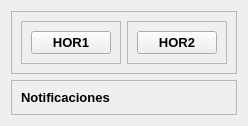
               <widget class="QWidget" name="menuPrincipal">
                <layout class="QVBoxLayout" name="verticalLayout_25">
                 <item>
                  <widget class="QFrame" name="frame_15">
                   <property name="frameShape">
                    <enum>QFrame::StyledPanel</enum>
                   </property>
                   <property name="frameShadow">
                    <enum>QFrame::Raised</enum>
                   </property>
                   <layout class="QHBoxLayout" name="horizontalLayout_10">
                    <item>
                     <widget class="QFrame" name="frame_10">
                      <property name="frameShape">
                       <enum>QFrame::StyledPanel</enum>
                      </property>
                      <property name="frameShadow">
                       <enum>QFrame::Raised</enum>
                      </property>
                      <layout class="QHBoxLayout" name="horizontalLayout_12">
                       <item>
                        <widget class="QPushButton" name="HOR1Btn">
                         <property name="font">
                          <font>
                           <pointsize>10</pointsize>
                           <weight>75</weight>
                           <bold>true</bold>
                          </font>
                         </property>
                         <property name="text">
                          <string>HOR1</string>
                         </property>
                         <property name="iconSize">
                          <size>
                           <width>24</width>
                           <height>24</height>
                          </size>
                         </property>
                        </widget>
                       </item>
                      </layout>
                     </widget>
                    </item>
                    <item>
                     <widget class="QFrame" name="frame_9">
                      <property name="frameShape">
                       <enum>QFrame::StyledPanel</enum>
                      </property>
                      <property name="frameShadow">
                       <enum>QFrame::Raised</enum>
                      </property>
                      <layout class="QHBoxLayout" name="horizontalLayout_11">
                       <item>
                        <widget class="QPushButton" name="HOR2Btn">
                         <property name="font">
                          <font>
                           <pointsize>10</pointsize>
                           <weight>75</weight>
                           <bold>true</bold>
                          </font>
                         </property>
                         <property name="text">
                          <string>HOR2</string>
                         </property>
                         <property name="iconSize">
                          <size>
                           <width>24</width>
                           <height>24</height>
                          </size>
                         </property>
                        </widget>
                       </item>
                      </layout>
                     </widget>
                    </item>
                   </layout>
                  </widget>
                 </item>
                 <item>
                  <widget class="QFrame" name="notificaciones">
                   <property name="frameShape">
                    <enum>QFrame::StyledPanel</enum>
                   </property>
                   <property name="frameShadow">
                    <enum>QFrame::Raised</enum>
                   </property>
                   <layout class="QVBoxLayout" name="verticalLayout_24">
                    <item alignment="Qt::AlignLeft|Qt::AlignTop">
                     <widget class="QLabel" name="label_9">
                      <property name="font">
                       <font>
                        <pointsize>10</pointsize>
                        <weight>75</weight>
                        <bold>true</bold>
                       </font>
                      </property>
                      <property name="text">
                       <string>Notificaciones</string>
                      </property>
                     </widget>
                    </item>
                   </layout>
                  </widget>
                 </item>
                </layout>
               </widget>
